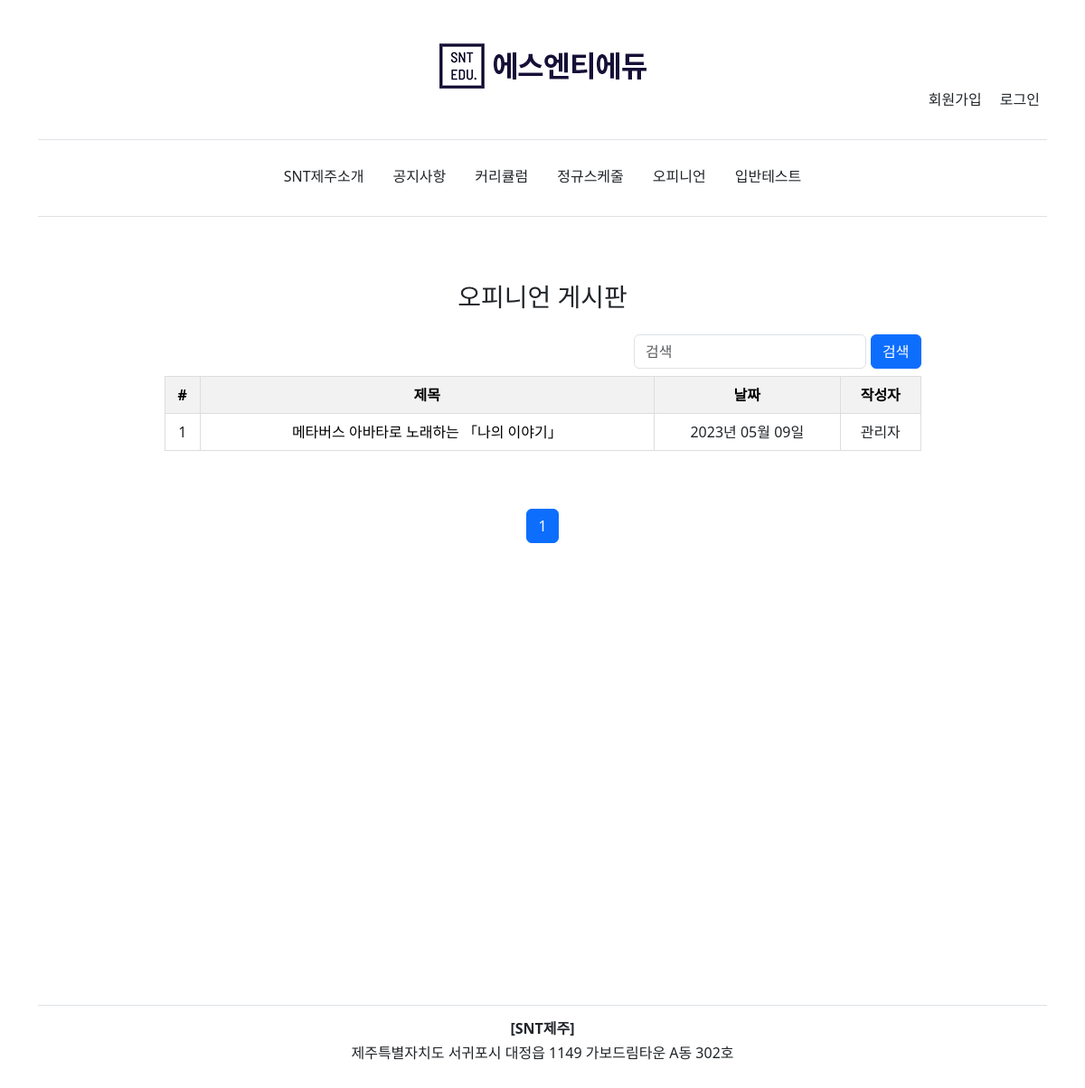
The page /opinion/ on the database its author committed.
### blog/models.py (models this page shows, shortened)
class BlogPost(models.Model):
	class Meta:
		verbose_name = '오피니언'
		verbose_name_plural = '오피니언'
	title 					= models.CharField(verbose_name='제목', max_length=70, null=False, blank=False)
	body 					= models.TextField(verbose_name='내용', max_length=50000, null=False, blank=False)
	image		 			= models.ImageField(verbose_name='사진', upload_to=upload_location, null=True, blank=True)
	date_published 			= models.DateTimeField(auto_now_add=True, verbose_name="업로드 일짜")
	date_updated 			= models.DateTimeField(auto_now=True, verbose_name="마지막 업데이트")
	author 					= models.ForeignKey(settings.AUTH_USER_MODEL, on_delete=models.CASCADE, verbose_name='작성자', related_name='blog_blog_posts')
	slug 					= AutoSlugField(populate_from='title', unique=True, validators=[slug_validator])

### account/models.py (models this page shows, shortened)
class Account(AbstractBaseUser):
	class Meta:
		verbose_name = '회원정보'
		verbose_name_plural = '회원정보'
	email 				= models.EmailField(verbose_name='이메일', max_length=60, unique=True)
	username 			= models.CharField(verbose_name='아이디', max_length=30, unique=True)
	date_joined			= models.DateTimeField(verbose_name='회원가입일', auto_now_add=True)
	last_login 			= models.DateTimeField(verbose_name='마지막로그인', auto_now=True)
	is_admin 			= models.BooleanField(verbose_name='어드민계정', default=False)
	is_staff			= models.BooleanField(verbose_name='스태프계정', default=False)
	is_superuser		= models.BooleanField(default=False)
	is_active 			= models.BooleanField(verbose_name='활성화계정', default=True)
	first_name			= models.CharField(verbose_name="이름", max_length=30)
	phone_number		= models.CharField(verbose_name="휴대번호", max_length=11)
	USERNAME_FIELD = 'username'
	REQUIRED_FIELDS = ['email', 'first_name', 'phone_number']
	objects = MyAccountManager()

### personal/views.py (the view)
# urls.py: path('opinion/', opinion_view, name="opinion"),
def opinion_view(request):
	context = {}
	query = ""
	if request.GET:
		query = request.GET.get('q', '')
		context['query'] = str(query)
	blog_posts = sorted(get_blog_queryset1(query), key=attrgetter('date_updated'), reverse=True)
	page = request.GET.get('page', 1)
	blog_posts_paginator = Paginator(blog_posts, BLOG_POSTS_PER_PAGE)
	try:
		blog_posts = blog_posts_paginator.page(page)
	except PageNotAnInteger:
		blog_posts = blog_posts_paginator.page(BLOG_POSTS_PER_PAGE)
	except EmptyPage:
		blog_posts = blog_posts_paginator.page(blog_posts_paginator.num_pages)
	context['blog_posts'] = blog_posts
	return render(request, "personal/opinion.html", context)

### blog/views.py (called while the page is built)
def get_blog_queryset1(query=None):
	queryset = []
	queries = query.split(" ") # python install 2019 = [python, install, 2019]
	for q in queries:
		posts = BlogPost.objects.filter(
				Q(title__icontains=q) |
				Q(body__icontains=q)
			).distinct()
		for post in posts:
			queryset.append(post)
	return list(set(queryset))

### personal/templates/personal/opinion.html (shortened to what this page needs)
{% extends 'base.html' %}
{% load static %}
{% block content %}
<div class="text-center">
	<h2 class="h3 mb-3 fw-normal">오피니언 게시판</h2>
	<div class="container">
		<div class="row justify-content-center">
			<div class="left-column col-lg-9">
				<div class="text-center">
					<div class="search-bar mt-sm-2 mb-2">
						<form class="form-inline d-flex" method="get">
							<input class="form-control mr-sm-2" type="text" name="q" id="id_q" placeholder="검색">
							<button class="btn btn-primary" type="submit">검색</button>
						</form>
					</div>
					<div class="table-responsive">
						<table class="table table-custom border-top">
							<thead>
								<tr>
									<th scope="col">#</th>
									<th scope="col">제목</th>
									<th scope="col" class="upload-date">날짜</th>
									<th scope="col">작성자</th>
								</tr>
							</thead>
							<tbody>
								{% if blog_posts %}
								{% for post in blog_posts %}
								<tr>
									<td>{{ forloop.counter }}</td>
									<td class="post-title">
										{% include 'blog/snippets/blog_post_snippet.html' with blog_post=post table_view=True %}
									</td>
									<td class="upload-date">{{ post.date_updated|date:"Y년 m월 d일" }}</td>
									<td>{{ post.author.first_name }}</td>
								</tr>
								{% endfor %}
								{% else %}
								<tr>
									<td colspan="4">포스트가 없습니다.</td>
								</tr>
								{% endif %}
							</tbody>
						</table>
					</div>
					{% include 'blog/snippets/blog_post_pagination.html' with blog_posts=blog_posts %}
				</div>
			</div>
		</div>
	</div>
</div>
{% endblock content %}

### blog/templates/blog/snippets/blog_post_snippet.html (shortened to what this page needs)
{% if blog_post %}
{% if table_view %}
<div>
    <a class="blog-post-title" href="{% url 'blog:detail' blog_post.slug %}">{{ blog_post.title }}</a>
</div>
{% endif %}
{% endif %}

### personal/templates/personal/opinion.html (style rules this page uses)
.post-title { width: 60%; }
.post-title a { color: black; text-decoration: none; }
.search-bar { display: flex; align-items: center; justify-content: flex-end; }
.left-column { padding:0px; }
.search-bar input { flex: 1; margin-right: 5px; }
.table-custom { width: 100%; border-collapse: collapse; }
.table-custom th, .table-custom td { border: 1px solid #ddd; padding: 8px; }
.table-custom th { text-align: center; background-color: #f2f2f2; color: black; }

### rows shown on the page
BlogPost: title "메타버스 아바타로 노래하는 「나의 이야기」", date_updated "2023년 05월 09일", author.first_name "관리자"

### other values the page prints
{{ i }} "1"
